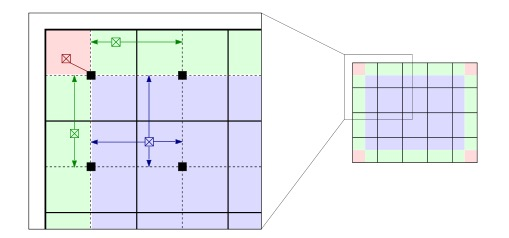
#> input picture CV_Assignment_1/img/adaptively_local_hist_eq.jpg, 509 x 238 px
$ python main4unit.py -i ../img/adaptively_local_hist_eq.jpg
#> lines starting #> are read from the running program, lines starting #| are printed output that depends on the picture
#> in main, original_img is the input picture: shape (238, 509, 3); mean B, G, R 240.6, 236.3, 232.2
import numpy as np
import argparse
from PIL import Image
from matplotlib import pyplot as plt
import cv2


def image_filter_conv2d(img0, h):
    """Function that is used to impact a given filter on an image.

    :param img0: Mostly a np.ndarray object that represents an image
    :param h: A specific filter that given by users, also a np.ndarray object

    :return: A np.array object that represents a new image,
        transformed from the original image, and usually looks like an example below:

        [3 1 0 2]
        [3 3 4 1]
        [4 5 7 9]

        the value seems like a matrix and indeed it is matrix that describes an image.

    """

    # Flip the filter for convolution
    h_flipped_filter = h[::-1, ::-1]

    # Zero-padding
    padding_size4row, padding_size4col = h_flipped_filter.shape[0]-1, h_flipped_filter.shape[1]-1
    padding_image_height, padding_image_width = img0.shape[0] + padding_size4row, img0.shape[1] + padding_size4col
#> padding_image_height = 240; padding_image_width = 511
    padding_img = np.pad(img0, ((padding_size4row, padding_size4row), (padding_size4col, padding_size4col)),
                         'constant', constant_values=(0,0))
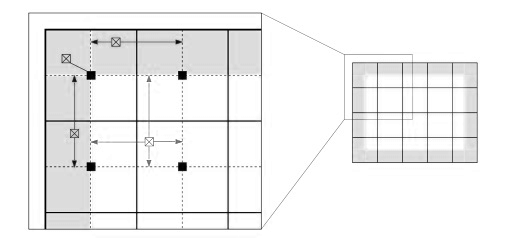
#> img0: shape (238, 509); min 0, max 255, mean 240.6

    # Calculate the convolution on the given image batch by batch
    # In every batch, we calculate the result by multiplying pixels by the filter and adding up the multiplications
    h_flipped_filter_flatten = h_flipped_filter.flatten()

    def conv2d_in_batch(loc):
#> called with loc = 0
        i, j = int(loc/padding_image_width), loc%padding_image_width
#> i = 0; j = 0
        img0_batch = padding_img[i:i+h_flipped_filter.shape[0], j:j+h_flipped_filter.shape[1]]
#> img0_batch = [[0, 0, 0], [0, 0, 0], [0, 0, 255]]

        return np.dot(img0_batch.flatten(), h_flipped_filter_flatten)

    # Use np.vectorize() to impact the function on every elment
    vectorzie_conv2d = np.vectorize(conv2d_in_batch)

    # Obtain the final result: padding_image_height * padding_image_width
    return np.array(vectorzie_conv2d(np.arange(start=0,
                                               stop=padding_image_height*padding_image_width,
                                               step=1)).reshape(padding_image_height,
                                                                padding_image_width),
                    dtype=np.uint8)
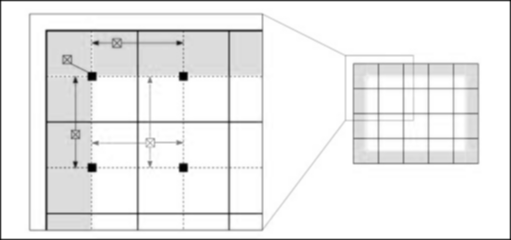
#> returned value: shape (240, 511); min 0, max 255, mean 237.5


def generate_filter_kernel(kernel_type, kernel_size=3, sigma=0):
    """Function that generates a kernel

    :param kernel_type: The type of kernel or self defined kernel
    :param kernel_size: Size of the kernel, only designed for gaussian and average one
    :param sigma: Variance only designed for gaussian kernel

    :return: a kernel for convolution, perhaps looks like:

        [1, 1, 1]
        [1, 1, 1]  * 1/9
        [1, 1, 1]

    """

    if kernel_type=="gaussian":
        kernelx = cv2.getGaussianKernel(kernel_size, sigma)
        kernely = cv2.getGaussianKernel(kernel_size, sigma)
        return np.multiply(kernelx, np.transpose(kernely))

    if kernel_type=="laplacian":
        laplacian_kernel = np.array(([-1, -1, -1], [-1, 8, -1], [-1, -1, -1]))
        return laplacian_kernel

    if kernel_type=="average":
        average_kernel = np.ones((kernel_size, kernel_size), np.float32) / (kernel_size**2)
        return average_kernel

    if kernel_type=="sobel":
        sobel_kernel = np.array(([-1, -1, 0], [-1, 0, 1], [0, 1, 1]))
        return sobel_kernel

    if kernel_type=="prewitt":
        prewitt_kernel = np.array(([-2, -1, 0], [-1, 0, 1], [0, 1, 2]))
        return prewitt_kernel

    self_defined_kernel = list(map(float, kernel_type.strip().split()))
    return np.array(self_defined_kernel).reshape(kernel_size, kernel_size)


def main():
    """Function that is used to run this single unit program for testing or so.

    Users can just run this module for some specific intentions.

    :return:
    """

    parser = argparse.ArgumentParser()
    parser.add_argument('--image', '-i', help='Path to the image', default="./../resource/Lenna.png", type=str)
    parser.add_argument('--output', '-o', help='Path to the output',
                        default="./../results",
                        type=str)
    parser.add_argument('--filter', '-f', help='Filter to choose', default="gaussian", type=str)
    parser.add_argument('--kernel_size', '-ks', help='Length of a side of the filter', default=3, type=int)
    parser.add_argument('--gaussian_sigma', '-gs', help='Length of a side of the filter', default=0, type=int)
    parser.add_argument('--manual', '-m', help='Guidance for usage')

    args = parser.parse_args()

    if args.manual:
        print("Use -i to determine the path to your image.\n"
              "Use -o to determine the path to your output.\n"
              "Use -f to determine which filter you hope to use, including Gaussian.\n"
              "Uee -ks to determine the length of a side of the kernel.\n"
              "Uee -gs to determine the value of sigma in a gaussian function.\n"
              "Uee -m to refer to the guidance for this program\n")
        return

    # Show the arguments
    print("resource path: "+args.image+" , "
          + "output path: "+args.output+" , "
          + "filter: "+args.filter)
    # Obtain the kernel for the convolution
    kernel = generate_filter_kernel(kernel_type=args.filter,
                                    kernel_size=args.kernel_size,
                                    sigma=args.gaussian_sigma)

    # Obtain the image to be processed
    original_img = cv2.imread(args.image)
    img_np = np.array(original_img)

    # Process the image through RGB channels
    img_r = image_filter_conv2d(img0=img_np[:, :, 0],
                                h=kernel)
    img_g = image_filter_conv2d(img0=img_np[:, :, 1],
                                h=kernel)
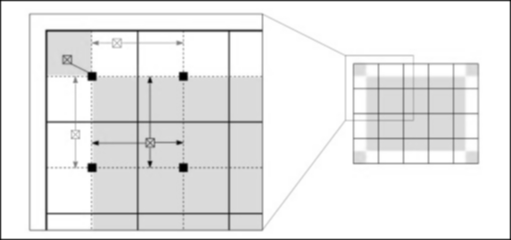
#> img_g: shape (240, 511); min 0, max 255, mean 233.2
    img_b = image_filter_conv2d(img0=img_np[:, :, 2],
                                h=kernel)
#> in image_filter_conv2d (call 3), `padding_img = np.pad(img0, ((padding_size4row, padding_size4row), (pad..`:
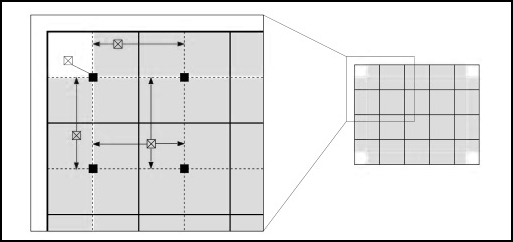
#> padding_img: shape (242, 513); min 0, max 255, mean 226.6
#> in image_filter_conv2d (call 3), `padding_img = np.pad(img0, ((padding_size4row, padding_size4row), (pad..`:
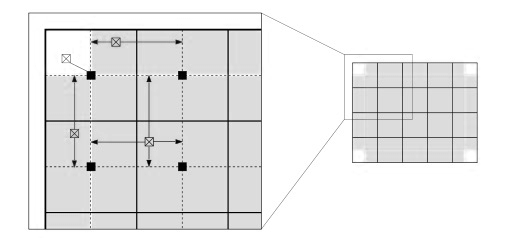
#> img0: shape (238, 509); min 0, max 255, mean 232.2
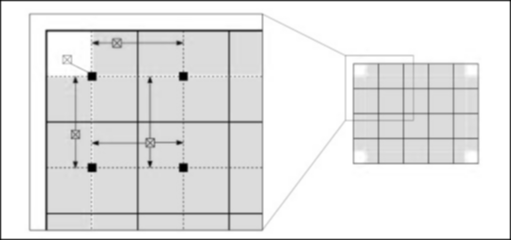
#> img_b: shape (240, 511); min 0, max 255, mean 229.2

    # Stack three channels to get the filtered image and store it in the output directory
    filtered_image = cv2.merge([img_r, img_g, img_b])
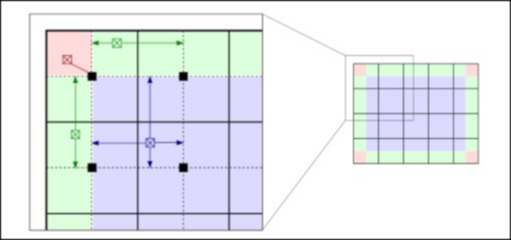
#> filtered_image: shape (240, 511, 3); mean B, G, R 237.5, 233.2, 229.2
    cv2.imwrite("%s/Lenna_%s.jpg" % (args.output, args.filter), filtered_image)

    # [8 lines of commented-out code are left out]


if __name__=='__main__':
    main()
